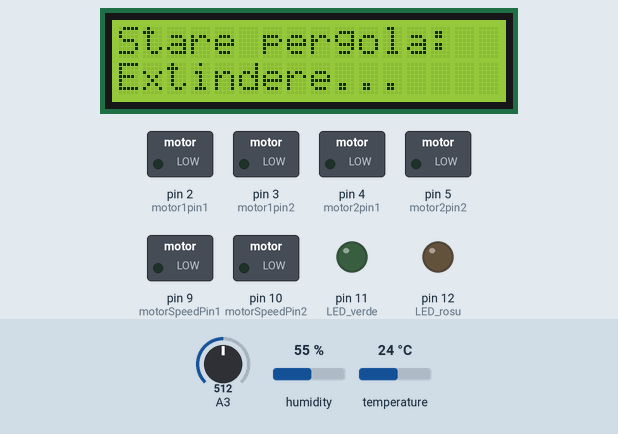
Bench run of a sketch on a simulated Arduino Uno, built with avr-gcc and run on an emulated ATmega328P. On the bench: 16×2 character LCD, switched loads named in the sketch (green lamp = pin HIGH), output pins drawn as LEDs (lit = HIGH). Inputs (shaded band) come from the test bench; at power-on: A3 = 512, humidity 55 %, temperature 24 °C. What the sketch prints to the serial monitor is not drawn.

Above: at 1.2 s.
1.3 s: A3 set to 691
7.5 s: A3 set to 708
At 9.5 s:
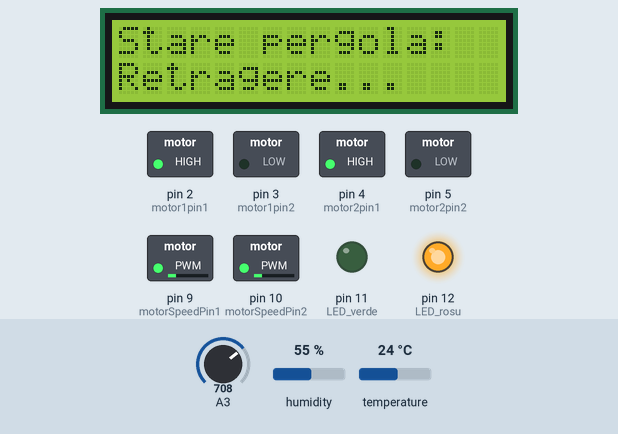
9.6 s: humidity set to 59 %
14.8 s: humidity set to 62 %
At 17.3 s:
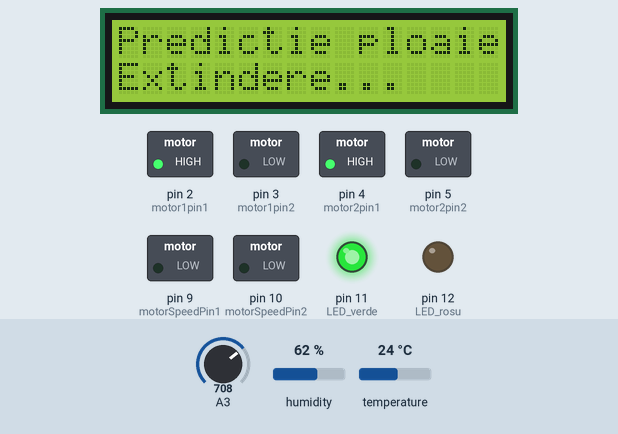
20.9 s: temperature set to 2 °C
At 23.5 s:
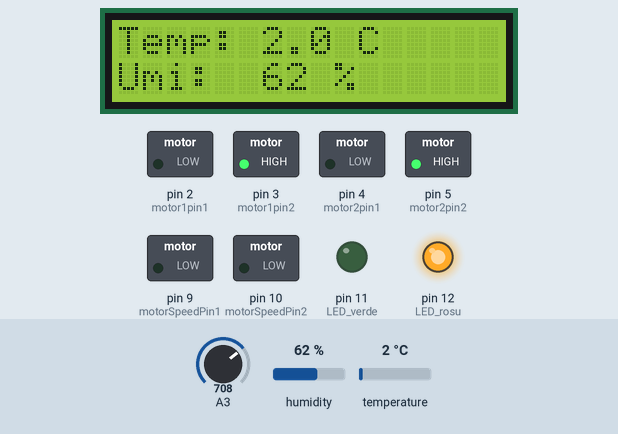
27.0 s: temperature set to 12 °C
At 29.3 s:
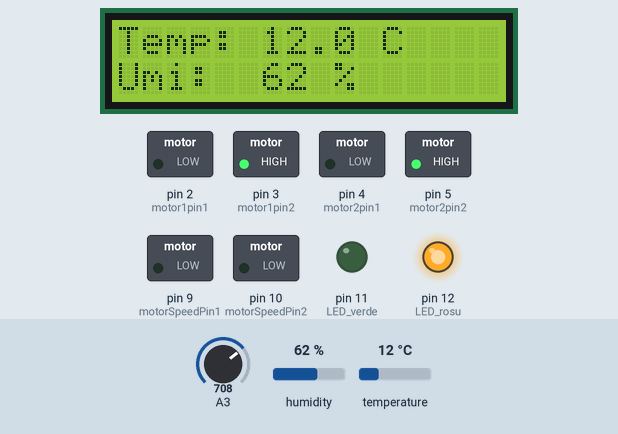
Timing chart, 0 to 30.8 s (numbered marks = the images above; inputs shaded):
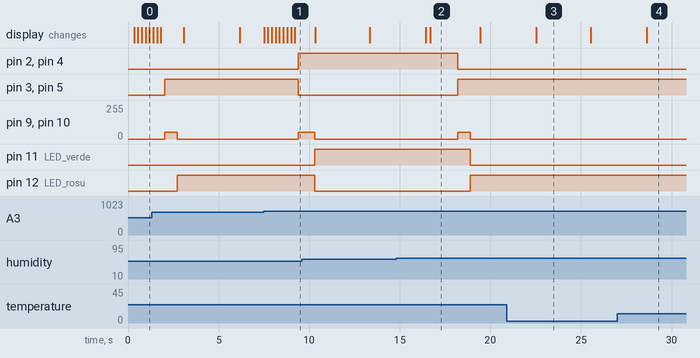

Measured:
- the behaviour switches between 699 and 700 on A3 (found by bisection; images 0 and 1)
- the behaviour switches between 60 and 61 % on humidity (found by bisection; images 1 and 2)
- after the input at 7.5 s, pin 2 (motor1pin1), pin 4 (motor2pin1): LOW → HIGH after 1.9 s; pin 3 (motor1pin2), pin 5 (motor2pin2): HIGH → LOW after 1.9 s; pin 9 (motorSpeedPin1), pin 10 (motorSpeedPin2): 0/255 → 50/255 after 1.9 s; the display: first changes at once (image 1 shows a later state)
- after the input at 14.8 s, pin 2 (motor1pin1): HIGH → LOW after 3.4 s; pin 3 (motor1pin2): LOW → HIGH after 3.4 s
- after the input at 20.9 s, the display: changes after 1.6 s (image 3)
- after the input at 27.0 s, the display: changes after 1.6 s (image 4)
- what the display in image 2 shows lasts 2.8 s, from 16.7 s to 19.5 s

The sketch:

main_pergola.ino
```cpp
#include <Wire.h>
#include <LCD_I2C.h>
#include <DHT.h>

#define DHTPIN 7
#define DHTTYPE DHT11
DHT dht(DHTPIN, DHTTYPE);

LCD_I2C lcd(0x27, 16, 2);  // LCD 16x2

// Motoare
int motor1pin1 = 2;
int motor1pin2 = 3;
int motor2pin1 = 4;
int motor2pin2 = 5;
int motorSpeedPin1 = 9;
int motorSpeedPin2 = 10;

enum State {STOPPED, FORWARD, REVERSE};
State currentState = STOPPED;

// LCD switching
unsigned long lastSwitchTime = 0;
bool showPergolaStatus = true;
String pergolaStatus = "Oprita";

// Praguri logica inteligenta
const int humidityThreshold = 60; // %
const int temperatureThreshold = 15; // grade C
const int rainSensorThreshold = 700; // analog

void setup() {
  Serial.begin(9600);
  dht.begin();

  pinMode(motor1pin1, OUTPUT);
  pinMode(motor1pin2, OUTPUT);
  pinMode(motor2pin1, OUTPUT);
  pinMode(motor2pin2, OUTPUT);
  pinMode(motorSpeedPin1, OUTPUT);
  pinMode(motorSpeedPin2, OUTPUT);
  pinMode(11, OUTPUT);  // LED verde
  pinMode(12, OUTPUT);  // LED rosu


  lcd.begin();
  lcd.backlight();
  lcd.setCursor(0, 0);
  lcd.print("Stare pergola:");
  lcd.setCursor(0, 1);
  lcd.print("Oprita");
}

void loop() {
  // Citiri senzori
  int rainValue = analogRead(A3);
  float temp = dht.readTemperature();
  float hum = dht.readHumidity();

  Serial.print("Pl: "); Serial.print(rainValue);
  Serial.print(" | Temp: "); Serial.print(temp);
  Serial.print(" | Umi: "); Serial.println(hum);

  // Verificare conditii de extindere
  bool ploua = rainValue < rainSensorThreshold;
  bool umiditateMare = (!isnan(hum) && hum > humidityThreshold);
  bool temperaturaMica = (!isnan(temp) && temp < temperatureThreshold);
  bool conditieExtindere = ploua || umiditateMare || temperaturaMica;

  // LOGICA DECIZIE MOTOR
  if (conditieExtindere && pergolaStatus != "Extinsa") {
    currentState = FORWARD;

    if (!ploua && (umiditateMare || temperaturaMica)) {
      // Afisare predicție
      lcd.clear();
      lcd.setCursor(0, 0);
      lcd.print("Predictie ploaie");
      lcd.setCursor(0, 1);
      lcd.print("Extindere...");
      delay(1500);  // scurt mesaj informativ
    } else {
      // Afisare animata normala
      animateLCD("Extindere");
    }

    driveMotors(FORWARD);
    delay(700); // timp extindere
    stopMotors();
    pergolaStatus = "Extinsa";
    digitalWrite(11, LOW);   // verde off
    digitalWrite(12, HIGH);  // rosu on
  } else if (!conditieExtindere && pergolaStatus != "Retrasa") {
    currentState = REVERSE;
    animateLCD("Retragere");
    driveMotors(REVERSE);
    delay(900); // timp retragere
    stopMotors();
    pergolaStatus = "Retrasa";
    digitalWrite(11, HIGH);   // verde off
    digitalWrite(12, LOW);  // rosu on
  }

  updateLCD(temp, hum);
  delay(100);
}

void driveMotors(State direction) {
  analogWrite(motorSpeedPin1, 50);
  analogWrite(motorSpeedPin2, 50);

  if (direction == FORWARD) {
    digitalWrite(motor1pin1, LOW);
    digitalWrite(motor1pin2, HIGH);
    digitalWrite(motor2pin1, LOW);
    digitalWrite(motor2pin2, HIGH);
  } else if (direction == REVERSE) {
    digitalWrite(motor1pin1, HIGH);
    digitalWrite(motor1pin2, LOW);
    digitalWrite(motor2pin1, HIGH);
    digitalWrite(motor2pin2, LOW);
  }
}

void stopMotors() {
  analogWrite(motorSpeedPin1, 0);
  analogWrite(motorSpeedPin2, 0);
}

void animateLCD(String actiune) {
  for (int i = 0; i < 3; i++) {
    lcd.setCursor(0, 1);
    lcd.print(actiune + ".  ");
    delay(200);
    lcd.setCursor(0, 1);
    lcd.print(actiune + ".. ");
    delay(200);
    lcd.setCursor(0, 1);
    lcd.print(actiune + "...");
    delay(200);
  }
}

void updateLCD(float temp, float hum) {
  unsigned long now = millis();
  if (now - lastSwitchTime > 3000) {
    lastSwitchTime = now;
    showPergolaStatus = !showPergolaStatus;

    lcd.clear();
    if (showPergolaStatus) {
      lcd.setCursor(0, 0);
      lcd.print("Stare pergola:");
      lcd.setCursor(0, 1);
      lcd.print(pergolaStatus + "        ");
    } else {
      lcd.setCursor(0, 0);
      lcd.print("Temp: ");
      if (isnan(temp)) lcd.print("Err");
      else lcd.print(temp, 1), lcd.print(" C");

      lcd.setCursor(0, 1);
      lcd.print("Umi:  ");
      if (isnan(hum)) lcd.print("Err");
      else lcd.print((int)hum), lcd.print(" %");
    }
  }
}
```
